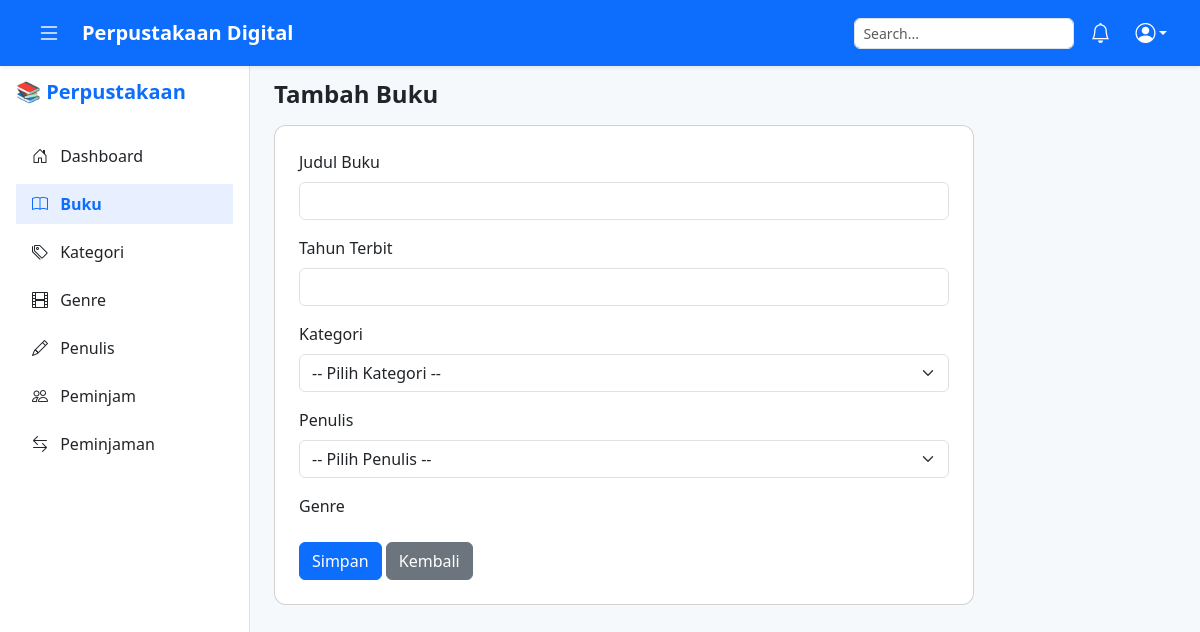
The app's page /pages/tambah_buku.php (signed in), older data.
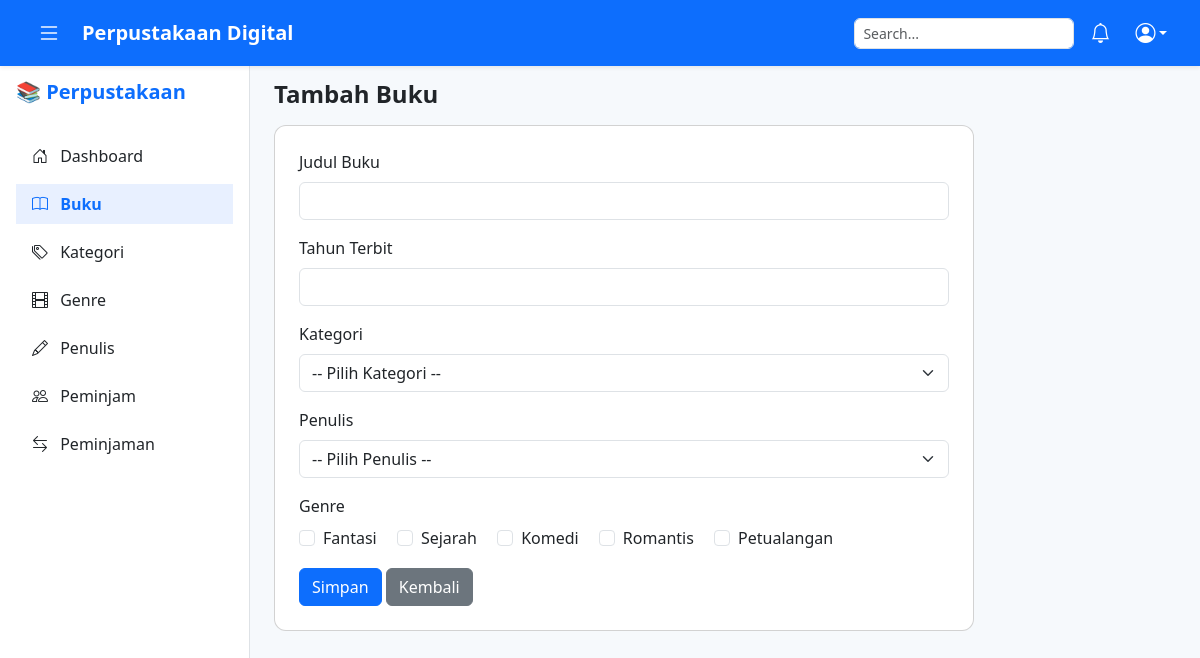
The same page, newer data.
### tables this page shows
CREATE TABLE `tb_genre` (
  `id_genre` int(11) NOT NULL,
  `nama_genre` varchar(100) NOT NULL
);

### pages/tambah_buku.php (the view, shortened to what this page needs)
<?php
include '../config/koneksi.php';
include '../componen/header.php';
include '../componen/sidebar.php';
$genre_all = mysqli_query($conn, "SELECT * FROM tb_genre");
?>
<main class="main-content" style="margin-left:250px; padding-top:80px; background-color:#f6f9fc;">
    <div class="container-fluid px-4">
        <h4 class="fw-bold mb-3">Tambah Buku</h4>
        <div class="card p-4" style="max-width:700px;">
            <form method="POST" action="../proses/buku_proses.php">
                <div class="mb-3">
                    <label class="form-label">Judul Buku</label>
                    <input type="text" name="judul_buku" class="form-control" required>
                </div>
                <div class="mb-3">
                    <label class="form-label">Tahun Terbit</label>
                    <input type="number" name="tahun_terbit" class="form-control" required>
                </div>
                <div class="mb-3">
                    <label class="form-label">Kategori</label>
                    <select name="id_kategori" class="form-select" required>
                        <option value="">-- Pilih Kategori --</option>
                    </select>
                </div>
                <div class="mb-3">
                    <label class="form-label">Penulis</label>
                    <select name="id_penulis" class="form-select" required>
                        <option value="">-- Pilih Penulis --</option>
                    </select>
                </div>
                <div class="mb-3">
                    <label class="form-label">Genre</label><br>
                    <?php while ($g = mysqli_fetch_array($genre_all)) : ?>
                        <div class="form-check form-check-inline">
                            <input class="form-check-input" type="checkbox" name="genre[]" value="<?= $g['id_genre']; ?>">
                            <label class="form-check-label"><?= $g['nama_genre']; ?></label>
                        </div>
                    <?php endwhile; ?>
                </div>
                <button type="submit" name="tambah" class="btn btn-primary">Simpan</button>
                <a href="buku.php" class="btn btn-secondary">Kembali</a>
            </form>
        </div>
    </div>
</main>
<?php include '../componen/footer.php'; ?>

Row changes from the older to the newer data that the page shows:
added tb_genre: nama_genre "Fantasi"
added tb_genre: nama_genre "Sejarah"
added tb_genre: nama_genre "Komedi"
added tb_genre: nama_genre "Romantis"
added tb_genre: nama_genre "Petualangan"
